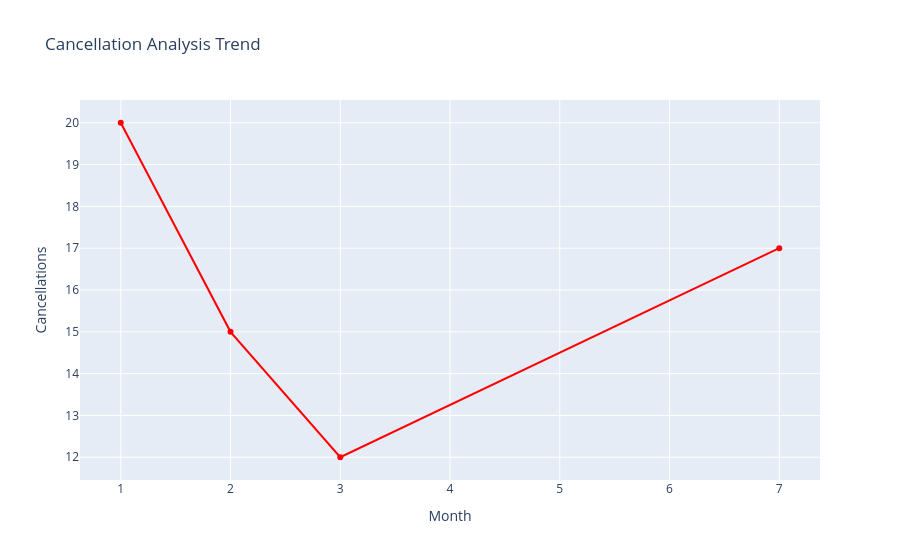

This figure's notebook cell:
### Markdown cell above
# Cancellations Analysis trend

### Code cell
c = df.groupby("Month")["Cancellations"].sum().reset_index()

px.line(c, x="Month", y="Cancellations",
        title="Cancellation Analysis Trend",
        markers=True).update_traces(line_color="red").show()

### Figure 1 — Plotly figure (JSON) as saved in the notebook; plotly's stock layout.template omitted (floating-point values rounded to 4 significant figures)
{"data": [{"hovertemplate": "Month=%{x}<br>Cancellations=%{y}<extra></extra>", "legendgroup": "", "line": {"color": "red", "dash": "solid"}, "marker": {"symbol": "circle"}, "mode": "lines+markers", "name": "", "orientation": "v", "showlegend": false, "type": "scatter", "x": [1, 2, 3, 7], "xaxis": "x", "y": [20, 15, 12, 17], "yaxis": "y"}], "layout": {"legend": {"tracegroupgap": 0}, "title": {"text": "Cancellation Analysis Trend"}, "xaxis": {"anchor": "y", "domain": [0, 1], "title": {"text": "Month"}}, "yaxis": {"anchor": "x", "domain": [0, 1], "title": {"text": "Cancellations"}}}}
